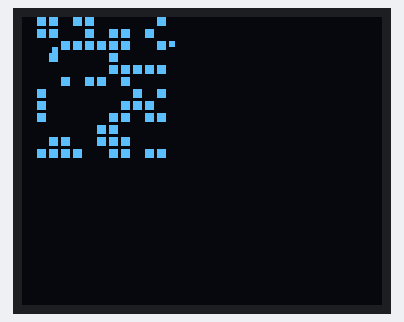
A sketch run on a simulated Arduino Uno, built with avr-gcc and run on an emulated ATmega328P. Parts: 120×96 one-colour display. Random numbers use the default seed unless the sketch sets one.

Above: at 0.52 s.
At 5.07 s:
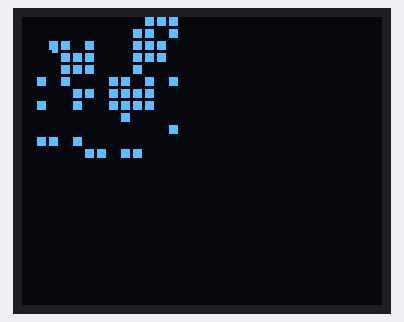
At 10.22 s:
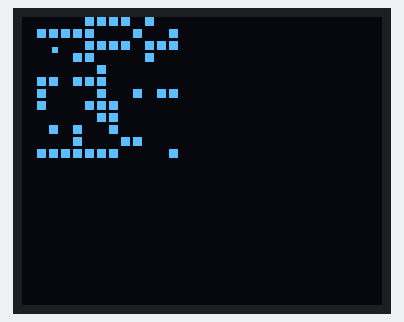
At 20.13 s:
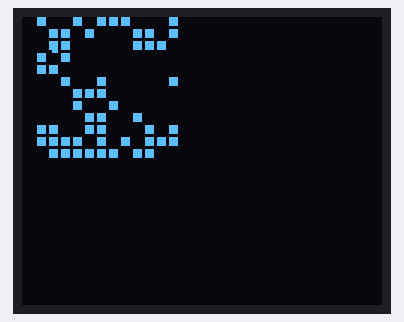
At 29.74 s:
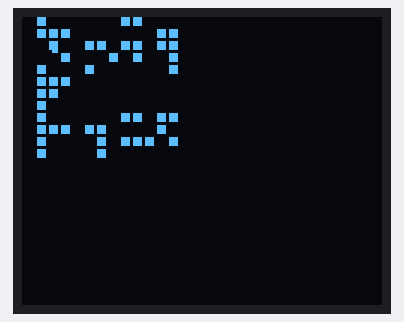
At 39.37 s:
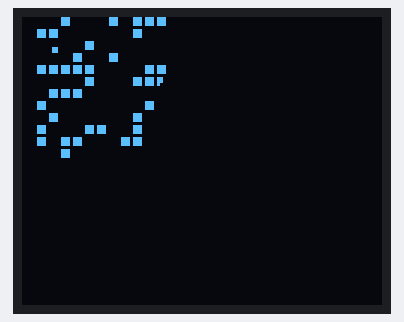

The sketch:

GameOfLife_TVOut.ino
```cpp
#include <TVout.h>
#define N 12
#define OFFSETX 5
#define OFFSETY 0

TVout TV;

boolean space[N][N];
boolean spaceTmp[N][N];


void setup ( )
{
  randomSeed(analogRead(0));
  for (int i = 0; i < N; i++) {
    for (int j = 0; j < N; j++) {
      float r = random(10, 100);
      space[i][j] = (r >= 98);
    }
  }
  TV.begin( NTSC, 120, 96);
}

void loop ( )
{
  TV.clear_screen ( );
  TV.draw_rect(10, 10, 1, 1, WHITE, INVERT);
  displayGL();
  applyRule();
  TV.delay (2);

}

void displayGL() {
  for (int i = 0; i < N; i++) {
    for (int j = 0; j < N; j++) {
      if (space[i][j]) TV.draw_rect(i * 4 + OFFSETX, j * 4 + OFFSETY, 2, 2, WHITE,INVERT);
    }
  }
}

void copyArray() {
  for (int i = 0; i < N; i++) {
    for (int j = 0; j < N; j++) {
      space[i][j] = spaceTmp[i][j];
    }
  }
}

void applyRule() {
  for (int i = 0; i < N; i++) {
    for (int j = 0; j < N; j++) {
      int sum = 0;
      for (int k = -1; k <= 1; k++) {
        for (int l = -1; l <= 1; l++) {
          int x = (i + k) % N;
          int y = (j + l) % N;
          sum += space[x][y];
        }
      }
      if (space[i][j]) {
        if (sum == 2 || sum == 3) {
          spaceTmp[i][j] = true;
        } else {
          spaceTmp[i][j] = false;
        }
      }else{
        if (sum == 2){
         spaceTmp[i][j] = true;
        }else{
         spaceTmp[i][j] = false;
        }
      }
    }
  }
  copyArray();
}
```
